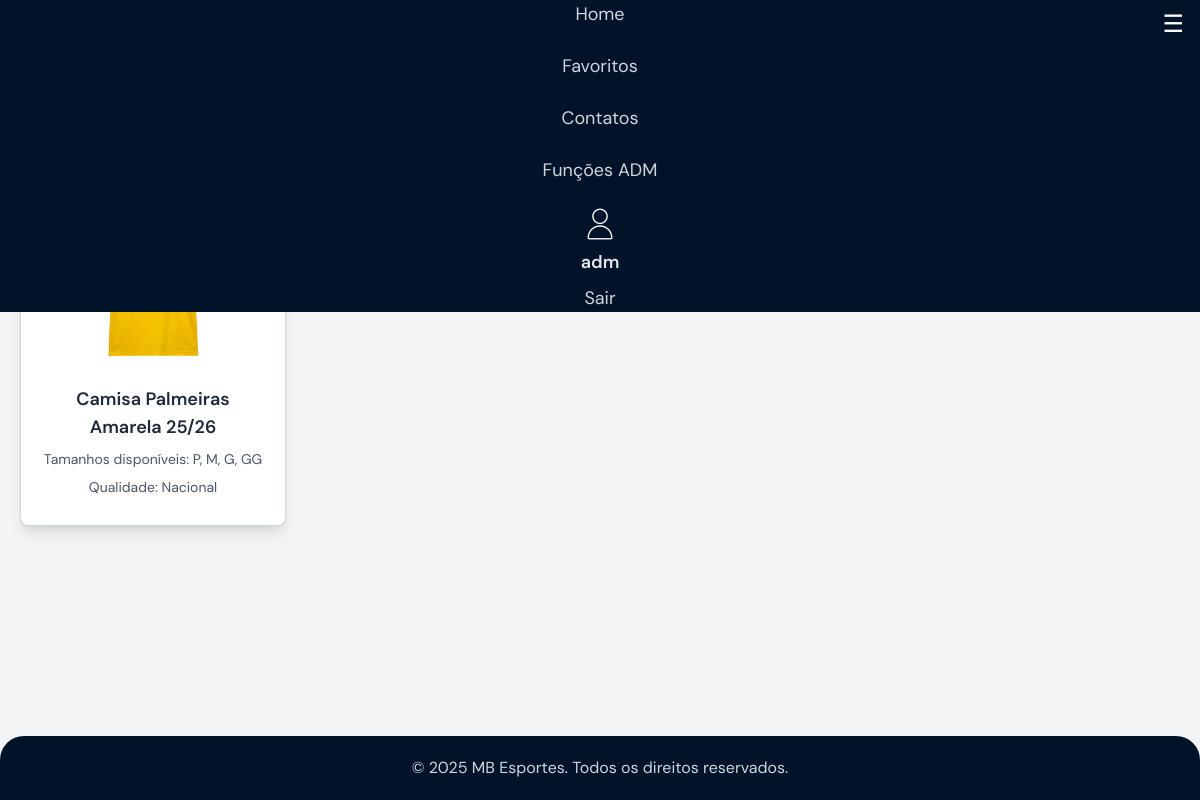
/pages/favoritos.php (signed in), run on the app's committed database.
### tables this page shows
CREATE TABLE `produtos` (
  `id` int(11) NOT NULL,
  `nome` varchar(255) NOT NULL,
  `descricao` text DEFAULT NULL,
  `imagem` varchar(255) DEFAULT NULL,
  `categoria_id` int(11) NOT NULL,
  `time_id` int(11) NOT NULL,
  `qualidade_id` int(11) NOT NULL
);

CREATE TABLE `qualidades` (
  `id_qualidade` int(11) NOT NULL,
  `qualidade` varchar(100) NOT NULL
);

### pages/favoritos.php (the view, shortened to what this page needs)
<?php
include '../php/config.php';
$id_usuario = $_SESSION['id_usuario'];
$sql = "SELECT p.*, t.nome as time_nome, c.nome as categoria_nome, q.qualidade, GROUP_CONCAT(tm.tamanho SEPARATOR ', ') AS tamanhos
        FROM produtos p
        INNER JOIN favoritos f ON p.id = f.id_produto
        LEFT JOIN times t ON p.time_id = t.time_id
        LEFT JOIN categorias c ON p.categoria_id = c.id_categoria
        LEFT JOIN qualidades q ON p.qualidade_id = q.id_qualidade
        LEFT JOIN produtos_tamanhos pt ON pt.id_produto = p.id
        LEFT JOIN tamanhos tm ON tm.id_tamanho = pt.id_tamanho
        WHERE f.id_usuario = ?
        GROUP BY p.id
        ORDER BY p.id DESC";
$stmt = $conexao->prepare($sql);
$stmt->bind_param("i", $id_usuario);
$stmt->execute();
$result = $stmt->get_result();
?>
<!DOCTYPE html>
<html lang="pt-BR">
<head>
    <link rel="stylesheet" href="/mbesportes/css/output.css">
    <link rel="stylesheet" href="/mbesportes/css/custom.css">
</head>
<body class="font-sans flex flex-col min-h-screen bg-gray-100 text-gray-800 opacity-0 transition-opacity duration-2500">
    <?php include '../includes/navbar_index.php'; ?>
    <main class="flex-1">
        <div class="flex items-center gap-4 px-5 py-4">
            <button type="button" onclick="window.location.href='/mbesportes/index.php'"
                class="flex-shrink-0 w-12 h-12 flex items-center justify-center rounded-full bg-[#ed3814] text-white shadow-xl transition-transform duration-300 hover:-translate-x-2 hover:bg-red-700 focus:outline-none focus:ring-2 focus:ring-[#ed3814]">
            </button>
            <h1 class="flex-1 text-center text-3xl font-bold mb-0">Meus Favoritos</h1>
        </div>
        <section class="max-w-[1200px] mx-auto px-5 py-10">
            <div class="grid grid-cols-1 sm:grid-cols-2 md:grid-cols-3 lg:grid-cols-4 gap-8 justify-center">
                <?php if ($result->num_rows > 0): ?>
                    <?php while ($produto = $result->fetch_assoc()): ?>
                        <div class="relative bg-white border border-gray-300 p-5 rounded-lg text-center shadow-lg transform transition-transform duration-500 hover:scale-110">
                            <a href="/mbesportes/pages/view_card.php?id=<?= $produto['id'] ?>">
                                <h3 class="font-semibold text-lg mb-2"><?= htmlspecialchars($produto['nome']) ?></h3>
                                <p class="text-sm text-gray-600 mb-2">
                                    Tamanhos disponíveis: <?= htmlspecialchars($produto['tamanhos'] ?? '—') ?>
                                </p>
                                <p class="text-sm text-gray-600 mb-2">Qualidade: <?= htmlspecialchars($produto['qualidade']) ?></p>
                            </a>
                            <button
                                class="btn-favorito absolute top-2 right-2 w-10 h-10 rounded-full flex items-center justify-center shadow-lg transition-transform duration-300 hover:scale-125 active:scale-95 border-2 border-gray-300 cursor-pointer favoritado bg-white"
                                data-produto-id="<?= $produto['id'] ?>">
                                <span class="heart-icon text-lg">❤️</span>
                            </button>
                        </div>
                    <?php endwhile; ?>
                <?php else: ?>
                    <p class="col-span-4 text-center text-gray-500">Você ainda não favoritou nenhum produto.</p>
                <?php endif; ?>
            </div>
        </section>
    </main>
    <?php include '../includes/footer.php'; ?>
</body>
</html>

### data on the page
produtos: nome "Camisa Palmeiras Amarela 25/26", tamanhos "P, M, G, GG", qualidade.qualidade "Nacional"

### other printed values
$_SESSION['nome'] "adm"
